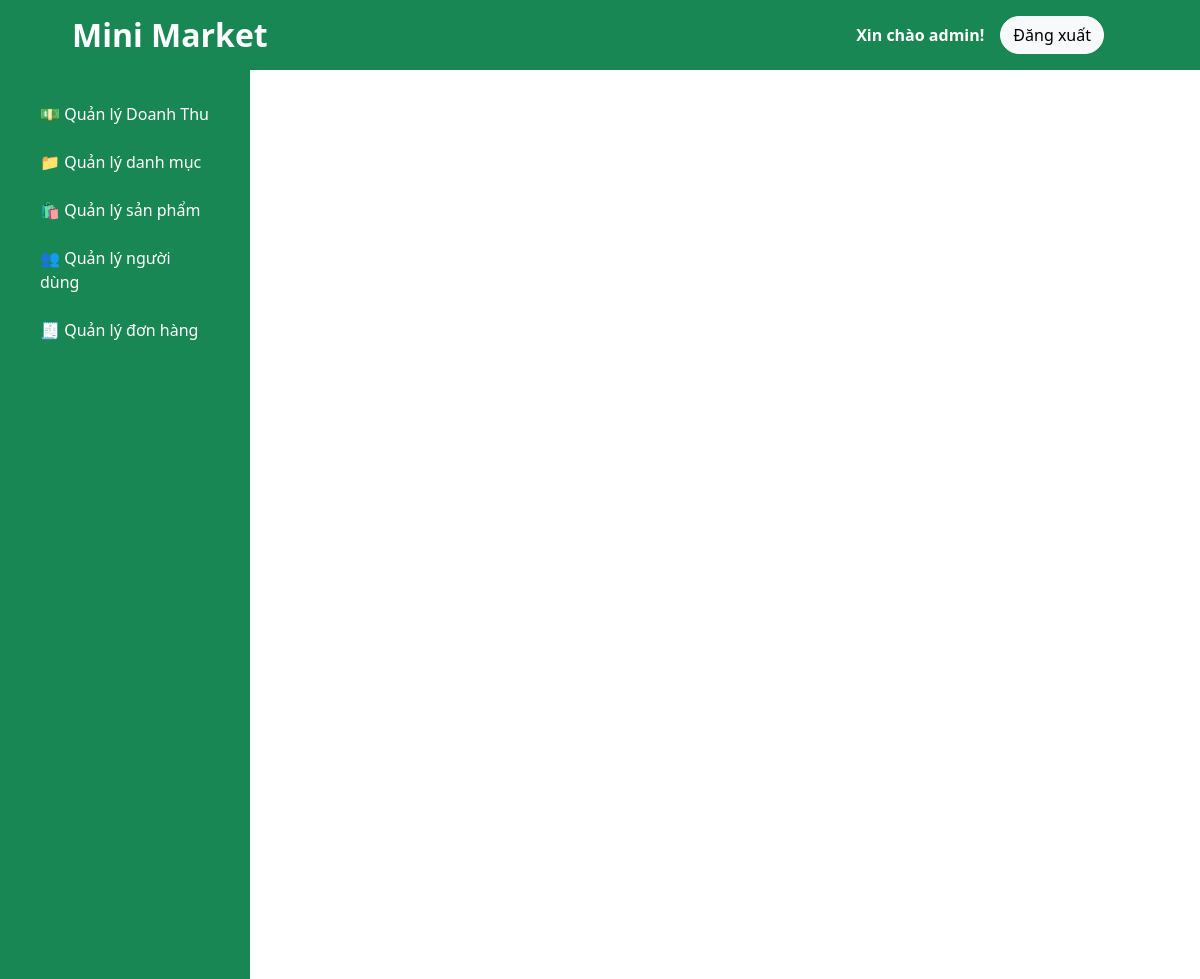
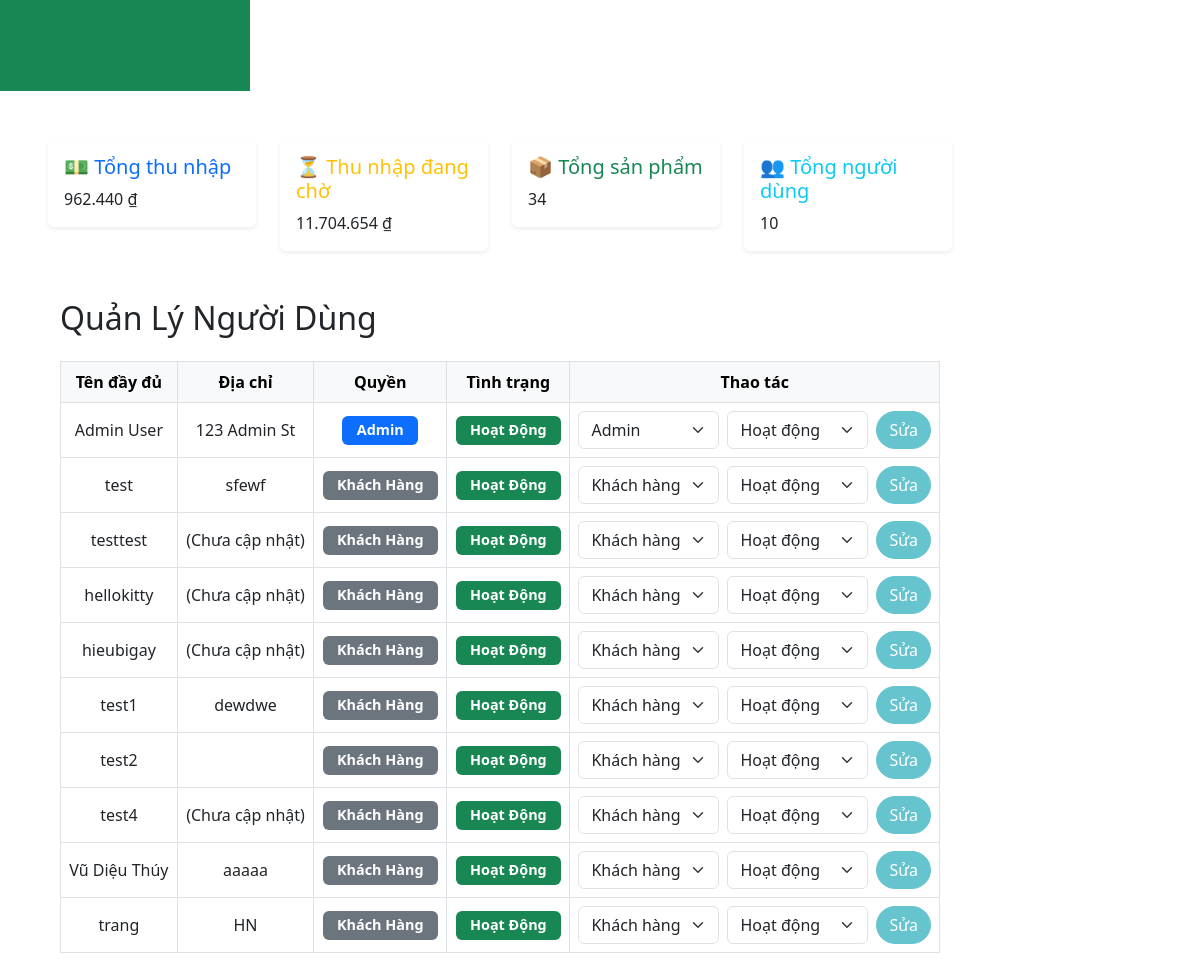
The app's page /pages/admin.php?section=users (signed in) with its own data (2 pictures, top to bottom).
### tables this page shows
CREATE TABLE `user` (
  `id_user` int(11) NOT NULL,
  `username` varchar(15) NOT NULL,
  `password` varchar(255) NOT NULL,
  `fullname` varchar(50) DEFAULT NULL,
  `phone` varchar(50) DEFAULT NULL,
  `email` varchar(50) DEFAULT NULL,
  `address` varchar(100) DEFAULT NULL,
  `isAdmin` tinyint(1) DEFAULT 0,
  `isDisabled` tinyint(1) DEFAULT 0
);

### controllers/paginationAdmin.php (called while the page is built, shortened)
<?php
function fetchPaginatedUsers($pdo, $page = 1, $items_per_page = 10)
{
    $offset = ($page - 1) * $items_per_page;
    $sql_total_users = "SELECT COUNT(*) AS total FROM user";
    $stmt_total = $pdo->prepare($sql_total_users);
    $stmt_total->execute();
    $total_users = $stmt_total->fetch(PDO::FETCH_ASSOC)['total'];
    $sql_fetch_users = "SELECT * FROM user
                             LIMIT :items_per_page OFFSET :offset";
    $stmt_users = $pdo->prepare($sql_fetch_users);
    $stmt_users->bindValue(':items_per_page', $items_per_page, PDO::PARAM_INT);
    $stmt_users->bindValue(':offset', $offset, PDO::PARAM_INT);
    $stmt_users->execute();
    $users = $stmt_users->fetchAll(PDO::FETCH_ASSOC);
    $total_pages = ceil($total_users / $items_per_page);
    return [
        'users' => $users,
        'total_pages' => $total_pages,
        'current_page' => $page,
        'total_users' => $total_users
    ];
}
?>

### pages/admin_users.php (the view, shortened to what this page needs)
<?php
require_once '../controllers/paginationAdmin.php';
$current_page = isset($_GET['page']) ? intval($_GET['page']) : 1;
$items_per_page = 10;
$pagination_result = fetchPaginatedUsers($pdo, $current_page, $items_per_page);
$users = $pagination_result['users'];
?>
<div class="container mt-5">
    <h2 class="mb-4">Quản Lý Người Dùng</h2>
    <table class="table table-hover table-bordered mt-3">
        <thead class="table-light">
            <tr>
                <th>Tên đầy đủ</th>
                <th>Địa chỉ</th>
                <th>Quyền</th>
                <th>Tình trạng</th>
                <th>Thao tác</th>
            </tr>
        </thead>
        <tbody>
            <?php foreach ($users as $user): ?>
                <tr>
                    <td><?= htmlspecialchars($user['fullname']); ?></td>
                    <td><?= htmlspecialchars($user['address'] ?? '(Chưa cập nhật)', ENT_QUOTES, 'UTF-8'); ?></td>
                    <td>
                        <span class="badge <?= $user['isAdmin'] == 1 ? 'bg-primary' : 'bg-secondary'; ?>">
                            <?= $user['isAdmin'] == 1 ? 'Admin' : 'Khách Hàng'; ?>
                        </span>
                    </td>
                    <td>
                        <span class="badge <?= $user['isDisabled'] == 1 ? 'bg-danger' : 'bg-success'; ?>">
                            <?= $user['isDisabled'] == 1 ? 'Vô Hiệu Hóa' : 'Hoạt Động'; ?>
                        </span>
                    </td>
                    <td>
                        <form method="post" class="d-flex align-items-center">
                            <select name="isAdmin" class="form-select me-2">
                                <option value="0" <?= $user['isAdmin'] == 0 ? 'selected' : ''; ?>>Khách hàng</option>
                                <option value="1" <?= $user['isAdmin'] == 1 ? 'selected' : ''; ?>>Admin</option>
                            </select>
                            <select name="isDisabled" class="form-select me-2">
                                <option value="0" <?= $user['isDisabled'] == 0 ? 'selected' : ''; ?>>Hoạt động</option>
                            </select>
                            <button type="submit" name="edit_user" class="btn btn-primary">Sửa</button>
                        </form>
                    </td>
                </tr>
            <?php endforeach; ?>
        </tbody>
    </table>
</div>

### assets/css/index.css (style rules this page uses)
.btn { border-radius: 25px; }
.btn-primary { background:rgb(220,111,104); border: 1px solid rgb(211, 89, 80); color:white }

### assets/css/header.css (style rules this page uses)
.badge { font-size: 0.8rem; padding: 0.5em 0.6em; background-color: #dc3545; }

### pages/admin_users.php (style rules this page uses)
.btn-primary { background-color: rgb(102, 196, 206); border-color: rgb(102, 196, 206); }
.badge { padding: 0.5em 1em; font-size: 0.9em; }
.table td, .table th { vertical-align: middle; text-align: center; }
.form-select { min-width: 140px; }

### records on screen
user: fullname "Admin User", address "123 Admin St", shows "Hoạt Động", isAdmin "Admin", isDisabled "Hoạt động"
user: fullname "test", address "sfewf", shows "Khách Hàng", shows "Hoạt Động", isAdmin "Khách hàng", isDisabled "Hoạt động"
user: fullname "testtest", address "(Chưa cập nhật)", shows "Khách Hàng", shows "Hoạt Động", isAdmin "Khách hàng", isDisabled "Hoạt động"
user: fullname "hellokitty", address "(Chưa cập nhật)", shows "Khách Hàng", shows "Hoạt Động", isAdmin "Khách hàng", isDisabled "Hoạt động"
user: fullname "hieubigay", address "(Chưa cập nhật)", shows "Khách Hàng", shows "Hoạt Động", isAdmin "Khách hàng", isDisabled "Hoạt động"
user: fullname "test1", address "dewdwe", shows "Khách Hàng", shows "Hoạt Động", isAdmin "Khách hàng", isDisabled "Hoạt động"
user: fullname "test2", shows "Khách Hàng", shows "Hoạt Động", isAdmin "Khách hàng", isDisabled "Hoạt động"
user: fullname "test4", address "(Chưa cập nhật)", shows "Khách Hàng", shows "Hoạt Động", isAdmin "Khách hàng", isDisabled "Hoạt động"
user: fullname "Vũ Diệu Thúy", address "aaaaa", shows "Khách Hàng", shows "Hoạt Động", isAdmin "Khách hàng", isDisabled "Hoạt động"
user: fullname "trang", address "HN", shows "Khách Hàng", shows "Hoạt Động", isAdmin "Khách hàng", isDisabled "Hoạt động"

### other values on screen
$_SESSION['username'] "admin"
$stats['total_profit'] "962.440"
$stats['pending_profit'] "11.704.654"
$stats['total_products'] "34"
$stats['total_users'] "10"
